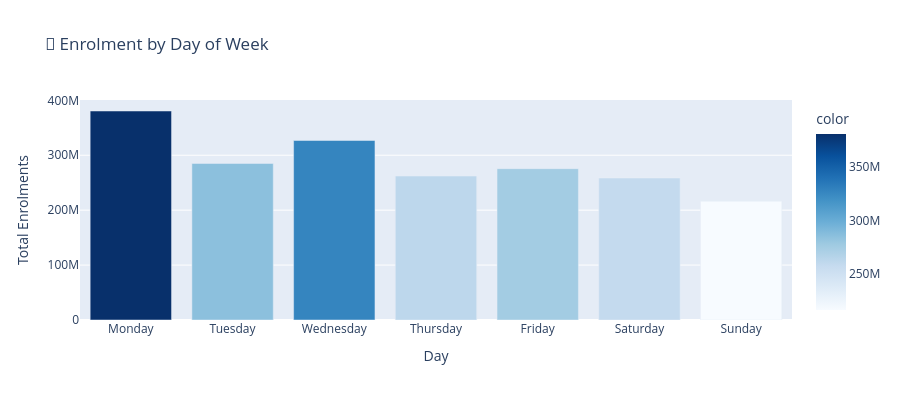

The notebook cell saved with this chart:
### Code cell
# Day of week analysis
enrolment['day_of_week'] = enrolment['date'].dt.day_name()

# Calculate total by day of week
numeric_cols = enrolment.select_dtypes(include=[np.number]).columns.tolist()
numeric_cols = [c for c in numeric_cols if 'pincode' not in c.lower()]
enrolment['total'] = enrolment[numeric_cols].sum(axis=1)

day_order = ['Monday', 'Tuesday', 'Wednesday', 'Thursday', 'Friday', 'Saturday', 'Sunday']
dow_totals = enrolment.groupby('day_of_week')['total'].sum().reindex(day_order)

fig = px.bar(
    x=dow_totals.index, y=dow_totals.values,
    title='📅 Enrolment by Day of Week',
    labels={'x': 'Day', 'y': 'Total Enrolments'},
    color=dow_totals.values,
    color_continuous_scale='Blues'
)
fig.update_layout(height=400)
fig.show()

### Figure 1 — Plotly figure (JSON) as saved in the notebook; plotly's stock layout.template omitted (floating-point values rounded to 4 significant figures)
{"data": [{"alignmentgroup": "True", "hovertemplate": "Day=%{x}<br>Total Enrolments=%{y}<br>color=%{marker.color}<extra></extra>", "legendgroup": "", "marker": {"color": [380562493, 285039818, 326875237, 262087509, 275557118, 258555443, 216293208], "coloraxis": "coloraxis", "pattern": {"shape": ""}}, "name": "", "offsetgroup": "", "orientation": "v", "showlegend": false, "textposition": "auto", "type": "bar", "x": ["Monday", "Tuesday", "Wednesday", "Thursday", "Friday", "Saturday", "Sunday"], "xaxis": "x", "y": [380562493, 285039818, 326875237, 262087509, 275557118, 258555443, 216293208], "yaxis": "y"}], "layout": {"barmode": "relative", "coloraxis": {"colorbar": {"title": {"text": "color"}}, "colorscale": [[0, "rgb(247,251,255)"], [0.125, "rgb(222,235,247)"], [0.25, "rgb(198,219,239)"], [0.375, "rgb(158,202,225)"], [0.5, "rgb(107,174,214)"], [0.625, "rgb(66,146,198)"], [0.75, "rgb(33,113,181)"], [0.875, "rgb(8,81,156)"], [1, "rgb(8,48,107)"]]}, "height": 400, "legend": {"tracegroupgap": 0}, "title": {"text": "📅 Enrolment by Day of Week"}, "xaxis": {"anchor": "y", "domain": [0, 1], "title": {"text": "Day"}}, "yaxis": {"anchor": "x", "domain": [0, 1], "title": {"text": "Total Enrolments"}}}}
